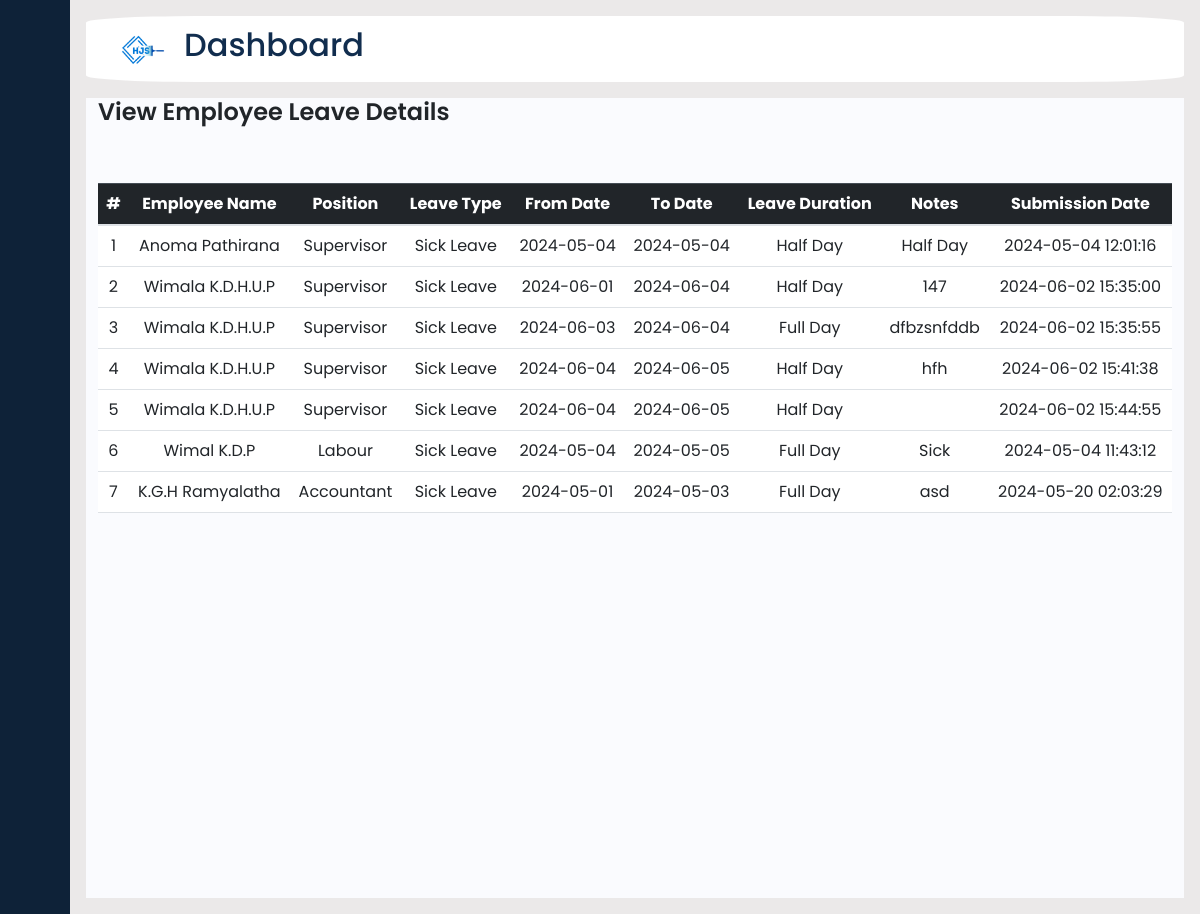
/Employee_leaves.php, run on the app's committed database.
### tables this page shows
CREATE TABLE IF NOT EXISTS `emp_leaves` (
  `leave_id` int NOT NULL AUTO_INCREMENT,
  `EMP_ID` int DEFAULT NULL,
  `leave_type` varchar(50) DEFAULT NULL,
  `from_date` date DEFAULT NULL,
  `to_date` date DEFAULT NULL,
  `leave_duration` enum('Half Day','Full Day') DEFAULT NULL,
  `notes` text,
  `submission_date` timestamp NOT NULL DEFAULT CURRENT_TIMESTAMP,
  `Position_id` int DEFAULT NULL,
  PRIMARY KEY (`leave_id`),
  KEY `Position_id` (`Position_id`)
);

CREATE TABLE IF NOT EXISTS `positions` (
  `Position_ID` int NOT NULL,
  `Position_name` varchar(50) DEFAULT NULL,
  `salary` decimal(10,2) NOT NULL DEFAULT '0.00',
  PRIMARY KEY (`Position_ID`)
);

### Employee_leaves.php (the view, shortened to what this page needs)
<?php
include('db_connection.php');
include('Header.php');
?>
<section>
    <div class="main">
        <div class="container">
            <h1 class="head">View Employee Leave Details</h1><br><br>
            <table class="table table-hover text-center">
                <thead class="table-dark">
                    <tr>
                        <th>#</th>
                        <th>Employee Name</th>
                        <th>Position</th>
                        <th>Leave Type</th>
                        <th>From Date</th>
                        <th>To Date</th>
                        <th>Leave Duration</th>
                        <th>Notes</th>
                        <th>Submission Date</th>
                    </tr>
                </thead>
                <tbody>
                    <?php
                    $query = "SELECT el.leave_id, CONCAT(e.f_name, ' ', e.l_name) AS employee_name, p.position_name,
                                     el.leave_type, el.from_date, el.to_date, el.leave_duration,
                                     el.notes, el.submission_date
                              FROM emp_leaves AS el
                              INNER JOIN employee AS e ON el.EMP_ID = e.emp_id
                              INNER JOIN positions AS p ON el.position_id = p.position_id";
                    $result = mysqli_query($conn, $query);
                    if(mysqli_num_rows($result) > 0) {
                        $count = 1;
                        while($row = mysqli_fetch_assoc($result)) {
                            echo '<tr>
                                    <td>'.$count.'</td>
                                    <td>'.$row['employee_name'].'</td>
                                    <td>'.$row['position_name'].'</td>
                                    <td>'.$row['leave_type'].'</td>
                                    <td>'.$row['from_date'].'</td>
                                    <td>'.$row['to_date'].'</td>
                                    <td>'.$row['leave_duration'].'</td>
                                    <td>'.$row['notes'].'</td>
                                    <td>'.$row['submission_date'].'</td>
                                  </tr>';
                            $count++;
                        }
                    } else {
                        echo '<tr><td colspan="9">No records found.</td></tr>';
                    }
                    ?>
                </tbody>
            </table>
        </div>
    </div>
</section>

### styles.css (style rules this page uses)
h1 { font-weight: 600; font-size: 1.5rem; }
body { font-family: 'Poppins', sans-serif; }
.main { min-height: 100vh; width: 100%; overflow: hidden; transition: all 0.35s ease-in-out; background-color: #fafbfe; }

### data on the page
emp_leaves: employee_name "Anoma Pathirana", Position.Position_name "Supervisor", leave_type "Sick Leave", from_date "2024-05-04", to_date "2024-05-04", leave_duration "Half Day", notes "Half Day", submission_date "2024-05-04 12:01:16"
emp_leaves: employee_name "Wimala K.D.H.U.P", Position.Position_name "Supervisor", leave_type "Sick Leave", from_date "2024-06-01", to_date "2024-06-04", leave_duration "Half Day", notes "147", submission_date "2024-06-02 15:35:00"
emp_leaves: employee_name "Wimala K.D.H.U.P", Position.Position_name "Supervisor", leave_type "Sick Leave", from_date "2024-06-03", to_date "2024-06-04", leave_duration "Full Day", notes "dfbzsnfddb", submission_date "2024-06-02 15:35:55"
emp_leaves: employee_name "Wimala K.D.H.U.P", Position.Position_name "Supervisor", leave_type "Sick Leave", from_date "2024-06-04", to_date "2024-06-05", leave_duration "Half Day", notes "hfh", submission_date "2024-06-02 15:41:38"
emp_leaves: employee_name "Wimala K.D.H.U.P", Position.Position_name "Supervisor", leave_type "Sick Leave", from_date "2024-06-04", to_date "2024-06-05", leave_duration "Half Day", submission_date "2024-06-02 15:44:55"
emp_leaves: employee_name "Wimal K.D.P", Position.Position_name "Labour", leave_type "Sick Leave", from_date "2024-05-04", to_date "2024-05-05", leave_duration "Full Day", notes "Sick", submission_date "2024-05-04 11:43:12"
emp_leaves: employee_name "K.G.H Ramyalatha", Position.Position_name "Accountant", leave_type "Sick Leave", from_date "2024-05-01", to_date "2024-05-03", leave_duration "Full Day", notes "asd", submission_date "2024-05-20 02:03:29"
